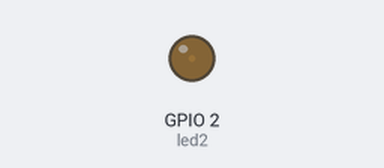
This program was run on a simulated ESP32 board running MicroPython. Shown: output pins drawn as LEDs (lit = HIGH).

Above: at 0.05 s.
At 1.25 s:
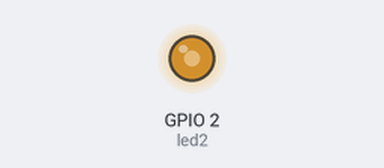
At 1.85 s:
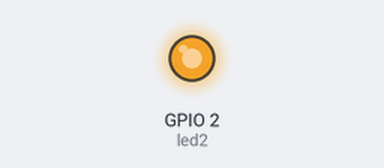
At 3.7 s:
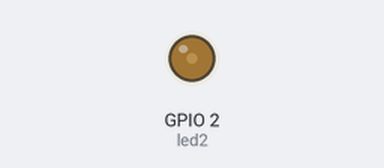
Timing chart, 0 to 5.4 s (numbered marks = the images above):
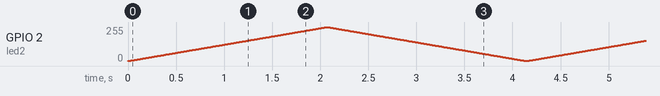

The program:

02-pwmtest.py
```python
from machine import Pin, PWM
import time


led2 = PWM(Pin(2))
led2.freq(1000)


while True:  #while True：#Control the overall brightness(1,Slowly change from bright to non-bright;2,Slowly change from non-bright to bright)

    # 1，Slowly change from non-bright to bright
    for i in range(0, 1024, 1):
        led2.duty(i)
        time.sleep_ms(2)
    # 2,Slowly change from bright to non-bright
    for i in range(1023, -1, -1):
        led2.duty(i)
        time.sleep_ms(2)
```
